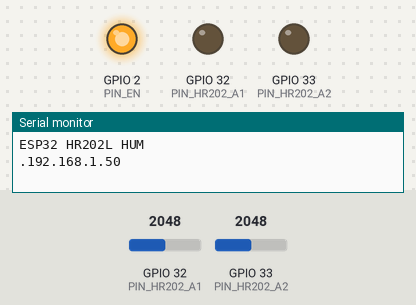
This sketch was run on a simulated ESP32. Shown: output pins drawn as LEDs (lit = HIGH), the last lines printed to the serial monitor. Inputs (shaded band) come from the test bench; at power-on: GPIO 32 (PIN_HR202_A1) = 2048, GPIO 33 (PIN_HR202_A2) = 2048. WiFi joins after 1.5 s; servers stay silent unless stated. At 8.2 s the program puts the board to deep sleep or switches it off; the recording ends there.

Above: at 1.7 s.
At 8.14 s:
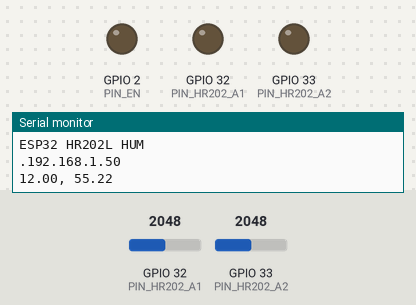
Timing chart, 0 to 8.2 s (numbered marks = the images above):
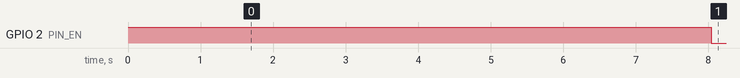

The sketch:

hr202l_woExRC_udp.ino
```cpp
// (licence header left out)
#include <WiFi.h>                           // ESP32用WiFiライブラリ
#include <WiFiUdp.h>                        // UDP通信を行うライブラリ
#include "esp_sleep.h"                      // ESP32用Deep Sleep ライブラリ

#define PIN_EN 2                            // 動作確認用LED
#define PIN_HR202_A1 32                     // ASONG HR202L用
#define PIN_HR202_A2 33                     // ASONG HR202L用

#define SSID "1234ABCD"                     // 無線LANアクセスポイントのSSID
#define PASS "password"                     // パスワード
#define SENDTO "255.255.255.255"            // 送信先のIPアドレス
#define PORT 1024                           // 送信のポート番号
#define SLEEP_P 30*1000000ul                // スリープ時間 30秒(uint32_t)
#define DEVICE "humid_1,"                   // デバイス名(5文字+"_"+番号+",")
#define TEMP_ADJ -33.0                      // 温度値の補正用

void setup(){                               // 起動時に一度だけ実行する関数
    int waiting=0;                          // アクセスポイント接続待ち用
    pinMode(PIN_EN,OUTPUT);                 // LED用ポートを出力に
    digitalWrite(PIN_EN,HIGH);              // LED用ポートをONに
    hr202_Setup(PIN_HR202_A1,PIN_HR202_A2); // 湿度センサの初期化
    hr202_setTempOffset(TEMP_ADJ);          // 温度補正値を設定

    Serial.begin(115200);                   // 動作確認のためのシリアル出力開始
    Serial.println("ESP32 HR202L HUM");     // 「ESP32 HR202L HUM」を出力
    delay(100);                             // 電源の安定化待ち時間
    WiFi.mode(WIFI_STA);                    // 無線LANをSTAモードに設定
    WiFi.begin(SSID,PASS);                  // 無線LANアクセスポイントへ接続
    while(WiFi.status() != WL_CONNECTED){   // 接続に成功するまで待つ
        delay(100);                         // 待ち時間処理
        waiting++;                          // 待ち時間カウンタを1加算する
        if(waiting%10==0)Serial.print('.'); // 進捗表示
        if(waiting > 300) sleep();          // 300回(30秒)を過ぎたらスリープ
    }
    Serial.println(WiFi.localIP());         // 本機のIPアドレスをシリアル出力
}

void loop(){
    WiFiUDP udp;                            // UDP通信用のインスタンスを定義
    float temp,hum;                         // センサ用の浮動小数点数型変数

    temp = hr202_getTemp();                 // 温度を取得して変数tempに代入
    hum  = hr202_getHum();                  // 湿度を取得して変数humに代入
    if( temp>-100. && hum>=0.){             // 適切な値の時
        udp.beginPacket(SENDTO, PORT);      // UDP送信先を設定
        udp.print(DEVICE);                  // デバイス名を送信
        udp.print(temp,1);                  // 変数tempの値を送信
        Serial.print(temp,2);               // シリアル出力表示
        udp.print(", ");                    // 「,」カンマを送信
        Serial.print(", ");                 // シリアル出力表示
        udp.println(hum,1);                 // 変数humの値を送信
        Serial.println(hum,2);              // シリアル出力表示
        udp.endPacket();                    // UDP送信の終了(実際に送信する)
    }
    sleep();
}

void sleep(){
    digitalWrite(PIN_EN,LOW);               // LED用ポートをOFFに
    delay(200);                             // 送信待ち時間
    esp_deep_sleep(SLEEP_P);                // Deep Sleepモードへ移行
}
```

hr202l.ino
```cpp
// (licence header left out)
float _hr202_temp_offset = -25.0;

uint8_t _hr202_PIN_A1;
uint8_t _hr202_PIN_A2;

boolean hr202_waitlow(){
    pinMode(_hr202_PIN_A1,OUTPUT);
    digitalWrite(_hr202_PIN_A1,LOW);
    pinMode(_hr202_PIN_A2,OUTPUT);
    digitalWrite(_hr202_PIN_A2,LOW);
    for(int t=0;t<50;t++) delay(1);
    return 0;   // PASSED
}

float hr202_print(int a){
    float v = (float)a / 4095. * 1.1;
    Serial.print("ADC (ATT=0; 0dB) = ");
    Serial.print(v,3);
    Serial.print(" [V], ");
    float r = v / (3.3-v) * 35.;
    Serial.print(r,3);
    Serial.println(" [kOhm]");
    return r;
}

uint16_t hr202_getVal(int us){
    uint16_t val=0;
    uint16_t a1,a2;
    uint32_t t1,t2;
    uint32_t tus0,tus;

    for(int t=0;t<8;t++){
        // SETUP T1
        if( hr202_waitlow() ) return 65535;
        analogSetPinAttenuation(_hr202_PIN_A1,ADC_0db);

        // START T1
        tus0 = micros();
        pinMode(_hr202_PIN_A1,INPUT_PULLUP);
        delayMicroseconds(us);  //      1 / 1k Hz / 2 / 6.6 V = 75 us(最大)
        a1 = analogRead(_hr202_PIN_A1);
        tus = micros();
        pinMode(_hr202_PIN_A1,OUTPUT);
        digitalWrite(_hr202_PIN_A1,LOW);
        t1 = tus - tus0;
    //  hr202_print(a1);

        // SETUP T2
        if( hr202_waitlow() ) return 65535;
        analogSetPinAttenuation(_hr202_PIN_A2,ADC_0db);

        // START T2
        tus0 = micros();
        pinMode(_hr202_PIN_A2,INPUT_PULLUP);
        delayMicroseconds(us);  //      1 / 1k Hz / 2 / 6.6 V = 75 us(最大)
        a2 = analogRead(_hr202_PIN_A2);
        tus = micros();
        pinMode(_hr202_PIN_A2,OUTPUT);
        digitalWrite(_hr202_PIN_A2,LOW);
        t2 = tus - tus0;
    //  hr202_print(a2);

        pinMode(_hr202_PIN_A1,INPUT_PULLDOWN);
        pinMode(_hr202_PIN_A2,INPUT_PULLDOWN);

        val += a1 + a2;
    //  Serial.printf("DEBUG HR202L a1=%d, a2=%d, t1=%d, t2=%d, ret=%d\n",a1,a2,t1,t2,val);
    }
    return val;
}

void hr202_setTempOffset(float in){
    _hr202_temp_offset = in;
    return;
}

float hr202_getTemp(){
    return temperatureRead() + _hr202_temp_offset;
}

float hr202_getHum(){
    float hum_avr = 0.;
    for(int i=0; i < 8; i++){
        float temp = hr202_getTemp();
        int hr202_val =(int)hr202_getVal(39);   // センサ値を取得
        float hum;
        if(hr202_val <= 0){
            hum = 100.0 - (10. - temp / 2.15);
        }else if(hr202_val >= 4095 * 16){
            hum = 0.0 - (10. - temp / 2.15);
        }else if(hr202_val < 4096){
            hum = -2.999442e-3 * hr202_val + 83.0;
        }else if(hr202_val < 5495){
            hum = -2.972147e-3 * hr202_val + 75.0;
        }else if(hr202_val < 19152){
            hum = -4.241396e-4 * hr202_val + 61.0;
        }else{
            hum = -1.525879e-4 * hr202_val + 55.8;
        }
        /* 温度依存性の補正 */
        hum += 10. - temp / 2.15;
        hum_avr += hum;
        delay(1);
    //  Serial.printf("%d, %d, %f, (%f)\n",i,hr202_val,hum,hum_avr /(float)(i + 1));
    }
    return hum_avr / 8.0;
}

void hr202_Setup(uint8_t PIN_A1, uint8_t PIN_A2){
    _hr202_PIN_A1=PIN_A1;
    _hr202_PIN_A2=PIN_A2;
    pinMode(_hr202_PIN_A1,INPUT_PULLDOWN);
    pinMode(_hr202_PIN_A2,INPUT_PULLDOWN);
    analogSetPinAttenuation(_hr202_PIN_A1,ADC_0db);
    analogSetPinAttenuation(_hr202_PIN_A2,ADC_0db);
    for(int t=0;t<10;t++) delay(1);
}
```

Measured:
- by itself, GPIO 2 (PIN_EN): HIGH → LOW at 8.0 s
